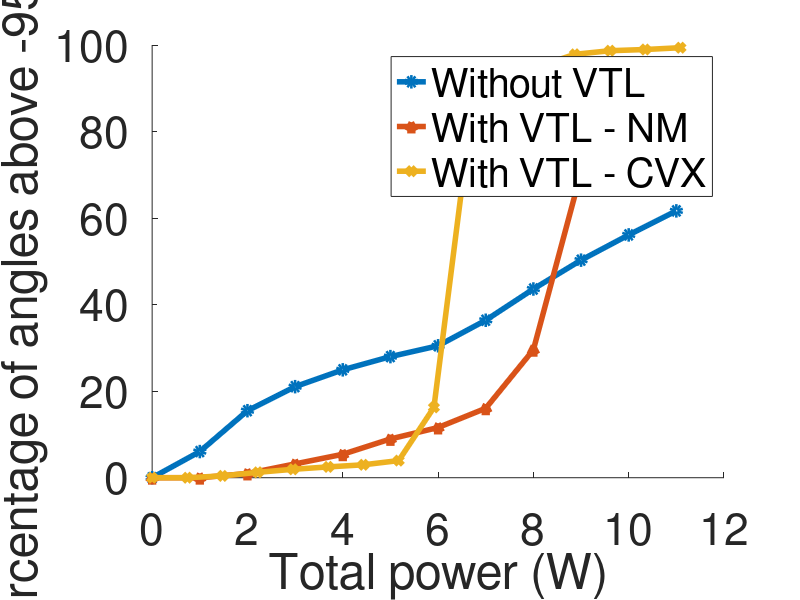
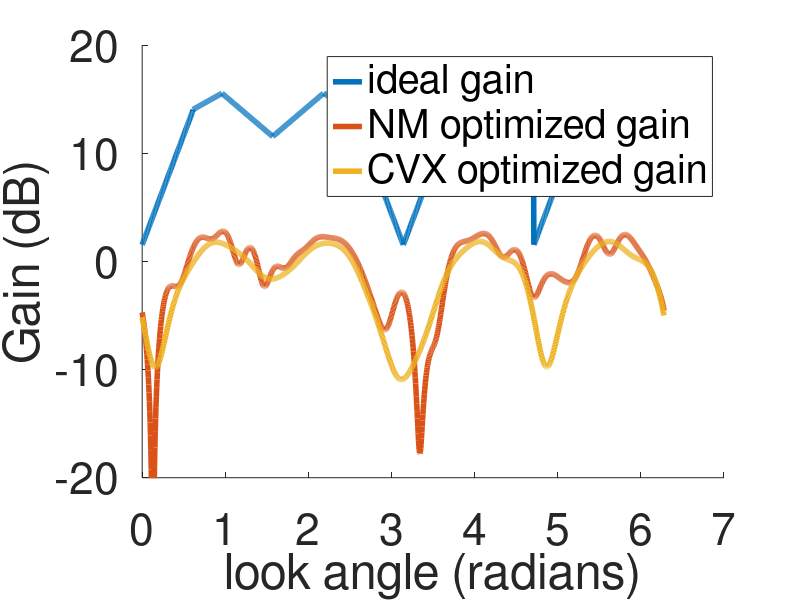
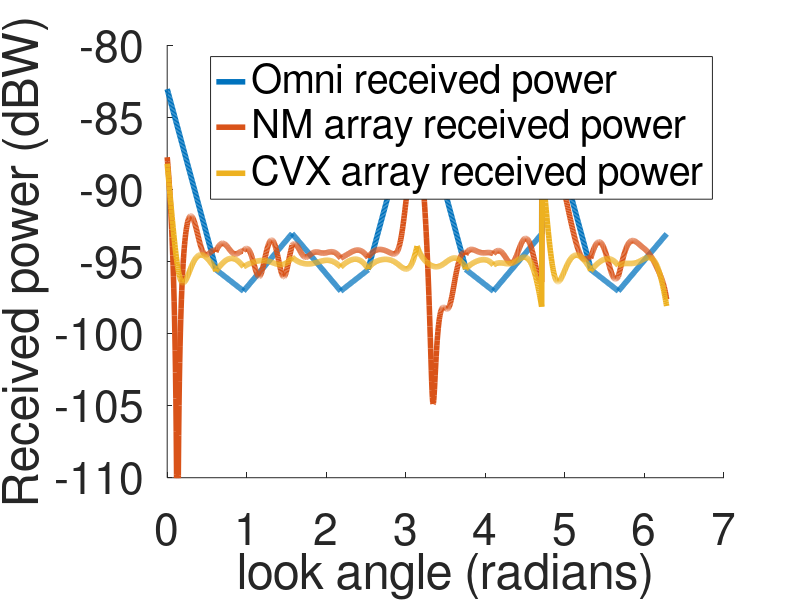
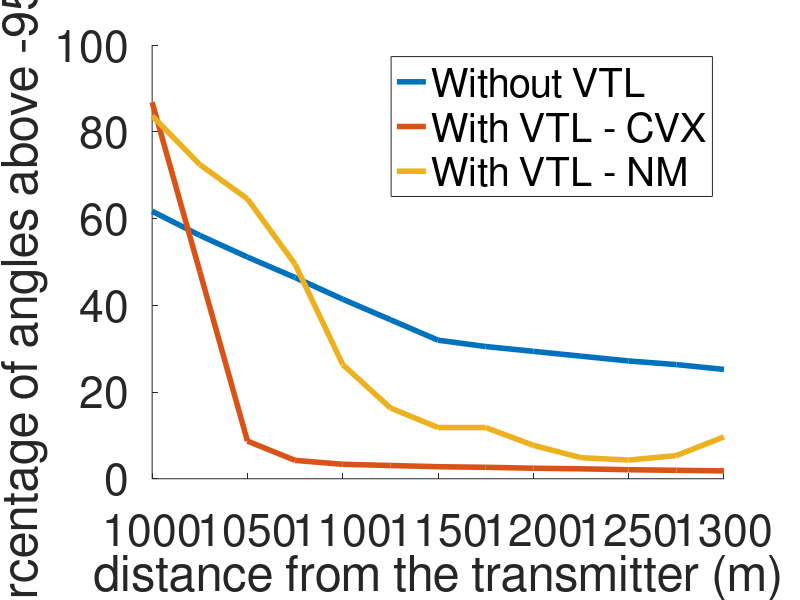

Source code (MATLAB) for these figures, in order: (Note: this script raises an error after producing the figures.)
% Vinay Ramakrishnaiah
% all sub-urban area
% n = 36 antennas
% Threshold  = -85 dBW
% distance = 1 km
clear 
close all

%% Plot the percentage of angles above a certain threashold
Pt = [0,1,2,3,4,5,6,7,8,9,10,11];
PT = [0,0.7391,1.4783,2.2174,2.9565,3.6956,4.4348,5.1739,5.9130,6.6521,7.3913,8.1304,8.8695,9.6087,10.34578,11.0869];
% Percentage above
WOVTL = [0,6.0417,15.4861,21.0417,24.9306,27.9861,30.4861,36.3889,43.6111,...
    50.2778,56.1111,61.6667];
WVTL_CVX = [0,0,0.4167,1.25,1.9444,2.5,2.9861,3.9583,16.25,80.2778,92.8472,...
    95.1389,97.8472,98.6806,98.9583,99.3750];
WVTL_NM = [0,0,0.9722,3.1944,5.4167,8.9583,11.5972,16.0417,29.5628,70.5556,...
    81.6667,86.1806];
% Plot the values
figure
hold all
plot(Pt,WOVTL,'-o')
plot(Pt,WVTL_NM,'-^')
plot(PT,WVTL_CVX,'-x')
hold off
legend('Without VTL','With VTL - NM','With VTL - CVX')
xlabel('Total power (W)')
ylabel('Percentage of angles above -95 dBW')
set(findall(gca, 'Type', 'Line'),'LineWidth',4);
set(findall(gca, 'Type', 'Text'),'FontSize',32);
set(findall(gca, 'Type', 'Axes'),'FontSize',32);
set(findall(gcf, 'Type', 'Legend'),'FontSize',32);

%% Plot the gains
load Gain;
load Gain_NM;
load Gain_CVX;
deltheta = 0 : pi/720 : 2*pi-pi/720; % Look angles
figure
hold all
plot(deltheta, 10*log10(Gain));
plot(deltheta, 10*log10(Gain_NM));
plot(deltheta, 10*log10(Gain_CVX));
hold off
ylim([-20,20])
legend('ideal gain','NM optimized gain','CVX optimized gain')
xlabel('look angle (radians)')
ylabel('Gain (dB)')
set(findall(gca, 'Type', 'Line'),'LineWidth',4);
set(findall(gca, 'Type', 'Text'),'FontSize',32);
set(findall(gca, 'Type', 'Axes'),'FontSize',32);
set(findall(gcf, 'Type', 'Legend'),'FontSize',32);

%% Plot the received power
load Pr;
load Pr_NM;
load Pr_CVX;
figure
hold all
plot(deltheta, 10*log10(Pr))
plot(deltheta, 10*log10(Pr_NM))
plot(deltheta, 10*log10(Pr_CVX))
hold off
ylim([-110,-80])
legend('Omni received power','NM array received power','CVX array received power')
xlabel('look angle (radians)')
ylabel('Received power (dBW)')
set(findall(gca, 'Type', 'Line'),'LineWidth',4);
set(findall(gca, 'Type', 'Text'),'FontSize',32);
set(findall(gca, 'Type', 'Axes'),'FontSize',32);
set(findall(gcf, 'Type', 'Legend'),'FontSize',32);

%% Plot the variation with distance
dist = 1000:25:1300;
figure
hold all
load perWOVTL;
plot(dist,perWOVTL(1:length(dist)));
load perWVTL_CVX_dist;
plot(dist,perWVTL_CVX_dist(1:length(dist)));
load perWVTL_NM_dist;
plot(dist,perWVTL_NM_dist(1:length(dist)));
hold off
legend('Without VTL','With VTL - CVX','With VTL - NM')
xlabel('distance from the transmitter (m)')
ylabel('Percentage of angles above -95 dBW')
set(findall(gca, 'Type', 'Line'),'LineWidth',4);
set(findall(gca, 'Type', 'Text'),'FontSize',32);
set(findall(gca, 'Type', 'Axes'),'FontSize',32);
set(findall(gcf, 'Type', 'Legend'),'FontSize',32);

%% different terrains
load Pr_CVX_terrain_act;
load Pr_CVX_terrain;
load Pr_NM_terrain;
load Pr_terrain;
load Pr_ideal;
figure
hold all
plot(deltheta, 10*log10(Pr_ideal))
plot(deltheta, 10*log10(Pr_terrain))
% plot(deltheta, 10*log10(Pr_NM_terrain))
plot(deltheta, 10*log10(Pr_CVX_terrain))
plot(deltheta, 10*log10(Pr_CVX_terrain_act))
hold off
legend('Ideal','Omni','CVX with attenuators','CVX with amplifiers')
xlabel('look angle (radians)')
ylabel('Received power (dBW)')
set(findall(gca, 'Type', 'Line'),'LineWidth',4);
set(findall(gca, 'Type', 'Text'),'FontSize',32);
set(findall(gca, 'Type', 'Axes'),'FontSize',32);
set(findall(gcf, 'Type', 'Legend'),'FontSize',32);

%% Different array geometries
load Gest_CVX_cir;
load Gest_CVX_sq;
load Gest_CVX_lin;
load Gest_NM_cir;
load Gest_NM_sq;
load Gest_NM_lin;
figure
hold all
plot(deltheta, 10*log10(Gain),'-*');
plot(deltheta, 10*log10(Gest_CVX_cir),'-');
plot(deltheta, 10*log10(Gest_CVX_sq),'-');
plot(deltheta, 10*log10(Gest_CVX_lin),'-');
hold off
ylim([-15,20])
legend('ideal gain','CVX circular','CVX square','CVX linear')
xlabel('look angle (radians)')
ylabel('Gain (dB)')
set(findall(gca, 'Type', 'Line'),'LineWidth',4);
set(findall(gca, 'Type', 'Text'),'FontSize',32);
set(findall(gca, 'Type', 'Axes'),'FontSize',32);
set(findall(gcf, 'Type', 'Legend'),'FontSize',32);
figure
hold all
plot(deltheta, 10*log10(Gain),'-*');
plot(deltheta, 10*log10(Gest_NM_cir),'-');
plot(deltheta, 10*log10(Gest_NM_sq),'-');
plot(deltheta, 10*log10(Gest_NM_lin),'-');
hold off
ylim([-15,20])
legend('ideal gain','NM circular','NM square','NM linear')
xlabel('look angle (radians)')
ylabel('Gain (dB)')
set(findall(gca, 'Type', 'Line'),'LineWidth',4);
set(findall(gca, 'Type', 'Text'),'FontSize',32);
set(findall(gca, 'Type', 'Axes'),'FontSize',32);
set(findall(gcf, 'Type', 'Legend'),'FontSize',32);

%% Varying number of antenna elements
load Gest_CVX_cir4;
load Gest_CVX_cir16;
load Gest_CVX_cir36;
load Gest_NM_cir4;
load Gest_NM_cir16;
load Gest_NM_cir36;
figure
hold all
plot(deltheta, 10*log10(Gain),'-*');
plot(deltheta, 10*log10(Gest_CVX_cir4),'-');
plot(deltheta, 10*log10(Gest_CVX_cir16),'-');
plot(deltheta, 10*log10(Gest_CVX_cir36),'-');
hold off
ylim([-20,20])
legend('ideal gain','CVXcir4','CVXcir16','CVXcir36')
xlabel('look angle (radians)')
ylabel('Gain (dB)')
set(findall(gca, 'Type', 'Line'),'LineWidth',4);
set(findall(gca, 'Type', 'Text'),'FontSize',32);
set(findall(gca, 'Type', 'Axes'),'FontSize',32);
set(findall(gcf, 'Type', 'Legend'),'FontSize',32);
figure
hold all
plot(deltheta, 10*log10(Gain),'-*');
plot(deltheta, 10*log10(Gest_NM_cir4),'-');
plot(deltheta, 10*log10(Gest_NM_cir16),'-');
plot(deltheta, 10*log10(Gest_NM_cir36),'-');
hold off
ylim([-20,20])
legend('ideal gain','NMcir4','NMcir16','NMcir36')
xlabel('look angle (radians)')
ylabel('Gain (dB)')
set(findall(gca, 'Type', 'Line'),'LineWidth',4);
set(findall(gca, 'Type', 'Text'),'FontSize',32);
set(findall(gca, 'Type', 'Axes'),'FontSize',32);
set(findall(gcf, 'Type', 'Legend'),'FontSize',32);

%% Increasing the amplifier gain
load Gest_CVX_1;
load Gest_CVX_2;
load Gest_CVX_3
figure
hold all
plot(deltheta, 10*log10(Gain));
plot(deltheta, 10*log10(Gest_CVX_1),'-.');
plot(deltheta, 10*log10(Gest_CVX_2),'-.');
plot(deltheta, 10*log10(Gest_CVX_3),'-.');
hold off
legend('ideal gain','CVX |w|<=1','CVX |w|<=2','CVX |w|<=3')
xlabel('look angle (radians)')
ylabel('Gain (dB)')
set(findall(gca, 'Type', 'Line'),'LineWidth',4);
set(findall(gca, 'Type', 'Text'),'FontSize',32);
set(findall(gca, 'Type', 'Axes'),'FontSize',32);
set(findall(gcf, 'Type', 'Legend'),'FontSize',32);